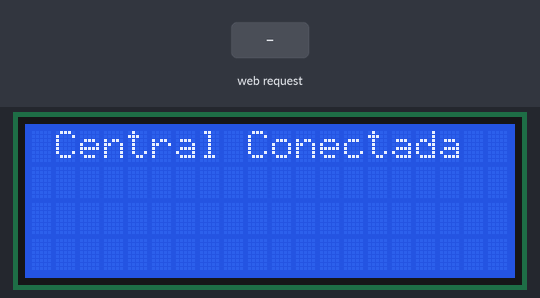
The sketch below on a simulated ESP32. Parts: 20×4 character LCD. The inputs (shaded band) are chosen by the test bench. WiFi joins after 1.5 s; servers stay silent unless stated; what the sketch prints to the serial monitor is not drawn.

Above: at 3.2 s.
At 6.3 s:
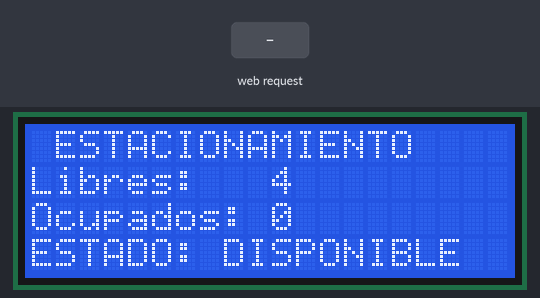
6.4 s: HTTP request GET /actualizar?plaza=1&estado=1 received
At 6.8 s:
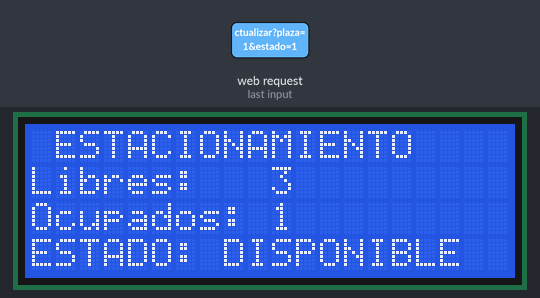
Timing chart, 0 to 9.4 s (numbered marks = the images above; inputs shaded):
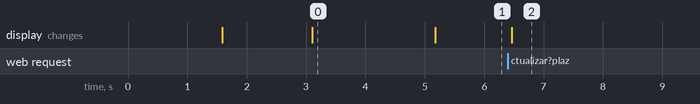

Measured:
- after the input at 6.4 s, the display: changes after 0.07 s (image 2)
- what the display in image 0 shows lasts 2.1 s, from 3.1 s to 5.2 s

The sketch:

codigo_esp_con_pantalla_lcd.ino
```cpp
#include <WiFi.h>
#include <WebServer.h>
#include <Wire.h>
#include <LiquidCrystal_I2C.h>

// Configurar la pantalla LCD I2C (Dirección 0x27 o 0x3F, tamaño 20x4)
LiquidCrystal_I2C lcd(0x27, 20, 4);

const char* ssid     = "TU_RED_WIFI";
const char* password = "TU_PASSWORD";

// IP fija para la central (para que los mini ESP32 sepan siempre a dónde enviar los datos)
IPAddress local_IP(192, 168, 1, 100);
IPAddress gateway(192, 168, 1, 1);
IPAddress subnet(255, 255, 255, 0);

WebServer server(80);

const int totalLugares = 4;           // Cantidad de plazas de la prueba
int estadosPlazas[4] = {0, 0, 0, 0}; // 0 = Libre, 1 = Ocupado

void setup() {
  Serial.begin(115200);

  // Inicializar la pantalla LCD
  lcd.init();
  lcd.backlight();

  lcd.setCursor(0, 0);
  lcd.print(" Iniciar Sistema... ");
  delay(1500);
  lcd.clear();

  // Configurar IP fija de la central
  if (!WiFi.config(local_IP, gateway, subnet)) {
    Serial.println("Falla al configurar la IP estática");
  }

  WiFi.begin(ssid, password);
  Serial.print("Conectando central a Wi-Fi");
  while (WiFi.status() != WL_CONNECTED) {
    delay(500);
    Serial.print(".");
  }

  // Mostrar IP en pantalla y monitor
  lcd.setCursor(0, 0);
  lcd.print(" Central Conectada  ");
  delay(2000);
  lcd.clear();

  server.on("/actualizar", handleActualizacion);
  server.begin();

  // Actualizar la pantalla LCD con el estado inicial
  actualizarPantallaLCD();
}

void loop() {
  server.handleClient();
}

void handleActualizacion() {
  if (server.hasArg("plaza") && server.hasArg("estado")) {
    int plaza = server.arg("plaza").toInt() - 1; // Ajustar índice (0 a 3)
    int estado = server.arg("estado").toInt();

    if (plaza >= 0 && plaza < totalLugares) {
      estadosPlazas[plaza] = estado;

      // Actualizar la pantalla LCD con los nuevos datos
      actualizarPantallaLCD();

      server.send(200, "text/plain", "OK");
    } else {
      server.send(400, "text/plain", "Plaza fuera de rango");
    }
  } else {
    server.send(400, "text/plain", "Faltan datos en la peticion");
  }
}

void actualizarPantallaLCD() {
  int ocupados = 0;
  for (int i = 0; i < totalLugares; i++) {
    ocupados += estadosPlazas[i];
  }
  int libres = totalLugares - ocupados;

  // Dibujar la información en el cartel de la entrada (LCD 20x4)
  lcd.setCursor(0, 0);
  lcd.print(" ESTACIONAMIENTO    ");

  lcd.setCursor(0, 1);
  lcd.print("Libres:   ");
  lcd.print(libres);
  lcd.print("   "); // Espacios para limpiar restos

  lcd.setCursor(0, 2);
  lcd.print("Ocupados: ");
  lcd.print(ocupados);
  lcd.print("   ");

  lcd.setCursor(0, 3);
  if (libres == 0) {
    lcd.print("ESTADO: COMPLETO    ");
  } else {
    lcd.print("ESTADO: DISPONIBLE  ");
  }
}
```
